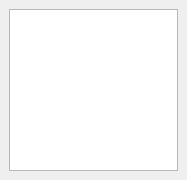
<ui version="4.0" >
 <class>ViewParametersWindow</class>
 <widget class="QWidget" name="ViewParametersWindow" >
  <property name="geometry" >
   <rect>
    <x>0</x>
    <y>0</y>
    <width>187</width>
    <height>180</height>
   </rect>
  </property>
  <property name="windowTitle" >
   <string>Form</string>
  </property>
  <layout class="QHBoxLayout" >
   <property name="margin" >
    <number>9</number>
   </property>
   <property name="spacing" >
    <number>6</number>
   </property>
   <item>
    <widget class="QTextEdit" name="textEdit" >
     <property name="readOnly" >
      <bool>true</bool>
     </property>
    </widget>
   </item>
  </layout>
 </widget>
 <resources/>
 <connections/>
</ui>
